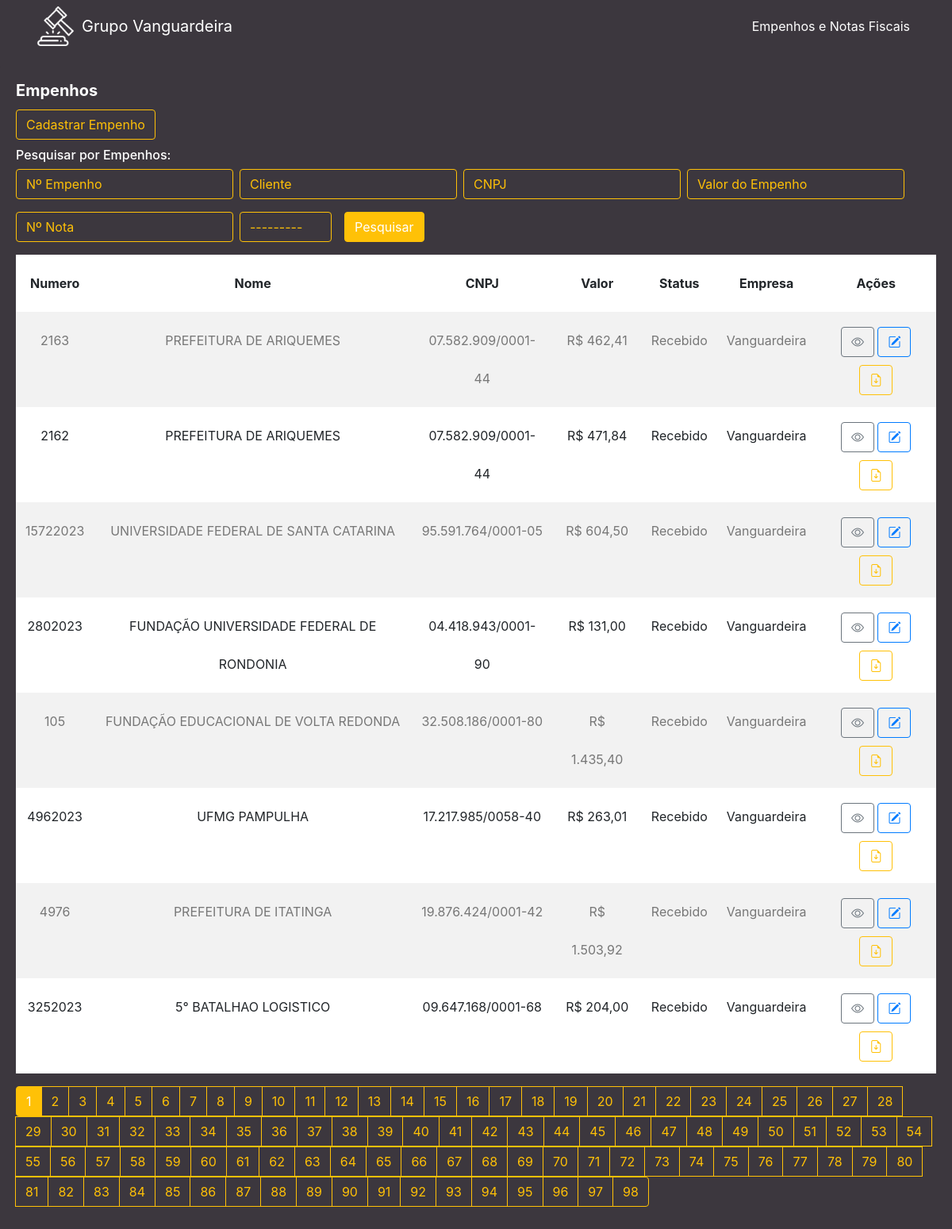
The app's page /, older data.
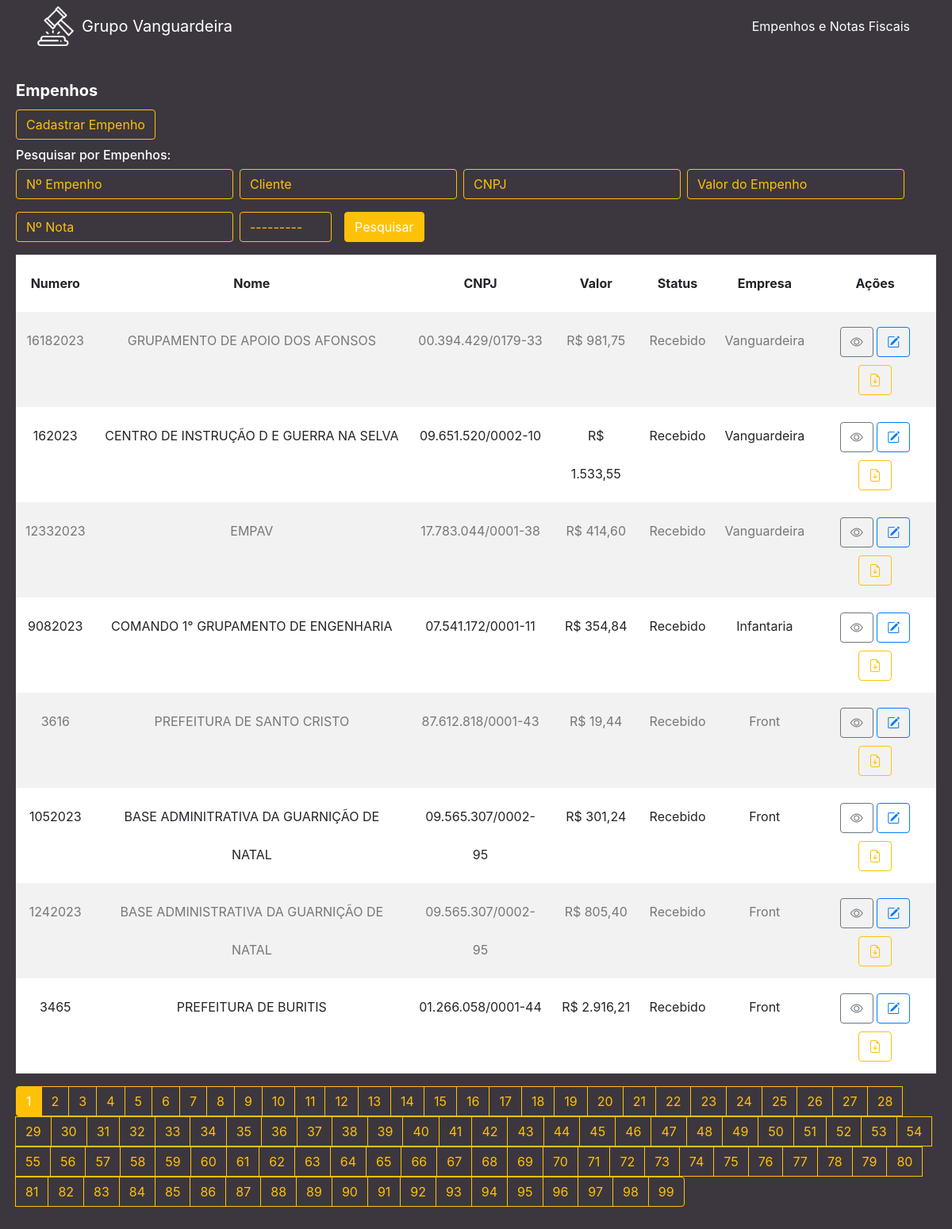
The same page, newer data.
### cliente/models.py (models this page shows, shortened)
class Cliente(models.Model):
    numero = models.CharField(max_length=255)
    nome = models.CharField(max_length=255)
    cnpj = models.CharField(max_length=255)
    data_criacao = models.DateTimeField(default=timezone.now)
    categoria = models.ForeignKey(Categoria, on_delete=models.DO_NOTHING)
    empresa = models.ForeignKey(Empresa, on_delete=models.DO_NOTHING)
    empenho = models.FileField(upload_to='empenhos/', max_length=500)
    nfe = models.FileField(upload_to='notas/', max_length=500, default='0', blank=True)
    n_nfe = models.CharField(max_length=255, blank=True)
    descricao = models.TextField(blank=True)
    valor = models.CharField(max_length=255)

class Categoria(models.Model):
    nome = models.CharField(max_length=255)
    def __str__(self):
        return self.nome

class Empresa(models.Model):
    nome = models.CharField(max_length=255)
    def __str__(self):
        return self.nome

### cliente/views.py (the view)
# urls.py: path('', views.cliente, name='cliente'),
def cliente(request):
    list_clientes = Cliente.objects.order_by('-data_criacao')
    myFilter = ClienteFilter(request.GET, queryset=list_clientes)
    list_clientes = myFilter.qs
    paginator = Paginator(list_clientes, 8)
    page = request.GET.get('page')
    list_clientes = paginator.get_page(page)
    return render(request, 'cliente/cliente.html', {'clientes': list_clientes, 'myFilter': myFilter})

### cliente/templates/cliente/cliente.html (shortened to what the changed rows need)
{% extends 'base.html' %}
{% load widget_tweaks %}
{% block conteudo %}
<div class="content mt-3">
    <div class="card">
        <div class="card-body">
            <table class="table table-striped ">
                <thead>
                    <tr>
                        <th scope="col" class="text-center">Numero</th>
                        <th scope="col" class="text-center">Nome</th>
                        <th scope="col" class="text-center">CNPJ</th>
                        <th scope="col" class="text-center">Valor</th>
                        <th scope="col" class="text-center">Status</th>
                        <th scope="col" class="text-center">Empresa</th>
                        <th scope="col" class="text-center">Ações</th>
                    </tr>
                </thead>
                <tbody>
                    {% for cliente in clientes %}
                    <tr>
                        <td class="text-center">{{ cliente.numero }}</td>
                        <td class="text-center">{{ cliente.nome }}</td>
                        <td class="text-center">{{ cliente.cnpj }}</td>
                        <td class="text-center">R$ {{ cliente.valor }}</td>
                        <td class="text-center">{{ cliente.categoria }}</td>
                        <td class="text-center">{{ cliente.empresa }}</td>
                        <td class="text-center">
                            <a href="/cliente/detalhe/{{ cliente.id }}" class="btn btn-outline-secondary"><i class="bi bi-eye"></i></a>
                            <a href="/cliente/edit/{{ cliente.id }}/" class="btn btn-outline-primary"><i class="bi bi-pencil-square"></i></a>
                            <a href="{{ cliente.empenho.url }}" download class="btn btn-outline-warning" target="_blank"><i class="bi bi-file-earmark-arrow-down"></i></a>
                        </td>
                    </tr>
                    {% endfor %}
                </tbody>
            </table>
            <nav aria-label="Page navigation example">
                <ul class="pagination">
                    {% for pagina in clientes.paginator.page_range %}
                    {% if clientes.number == pagina %}
                    <li class="page-item active">
                        <a class="page-link" href="{{ request.get_full_path }}?&page={{pagina}}">{{pagina}}</a>
                    </li>
                    {% else %}
                    <li class="page-item">
                        <a class="page-link" href="{{ request.get_full_path }}?&page={{pagina}}">{{pagina}}</a>
                    </li>
                    {% endif %}
                    {% endfor %}
                </ul>
            </nav>
        </div>
    </div>
</div>
{% endblock %}

Row changes from the older to the newer data that the page shows:
no longer on this page (row unchanged): Cliente: numero "2163", nome "PREFEITURA DE ARIQUEMES", cnpj "07.582.909/0001-44", valor "462,41", categoria "Recebido", empresa "Vanguardeira"
no longer on this page (row unchanged): Cliente: numero "2162", nome "PREFEITURA DE ARIQUEMES", cnpj "07.582.909/0001-44", valor "471,84", categoria "Recebido", empresa "Vanguardeira"
no longer on this page (row unchanged): Cliente: numero "15722023", nome "UNIVERSIDADE FEDERAL DE SANTA CATARINA", cnpj "95.591.764/0001-05", valor "604,50", categoria "Recebido", empresa "Vanguardeira"
no longer on this page (row unchanged): Cliente: numero "2802023", nome "FUNDAÇÃO UNIVERSIDADE FEDERAL DE RONDONIA", cnpj "04.418.943/0001-90", valor "131,00", categoria "Recebido", empresa "Vanguardeira"
no longer on this page (row unchanged): Cliente: numero "105", nome "FUNDAÇÃO EDUCACIONAL DE VOLTA REDONDA", cnpj "32.508.186/0001-80", valor "1.435,40", categoria "Recebido", empresa "Vanguardeira"
no longer on this page (row unchanged): Cliente: numero "4962023", nome "UFMG PAMPULHA", cnpj "17.217.985/0058-40", valor "263,01", categoria "Recebido", empresa "Vanguardeira"
no longer on this page (row unchanged): Cliente: numero "4976", nome "PREFEITURA DE ITATINGA", cnpj "19.876.424/0001-42", valor "1.503,92", categoria "Recebido", empresa "Vanguardeira"
no longer on this page (row unchanged): Cliente: numero "3252023", nome "5° BATALHAO LOGISTICO", cnpj "09.647.168/0001-68", valor "204,00", categoria "Recebido", empresa "Vanguardeira"
added Cliente: numero "16182023", nome "GRUPAMENTO DE APOIO DOS AFONSOS", cnpj "00.394.429/0179-33", valor "981,75", categoria "Recebido", empresa "Vanguardeira"
added Cliente: numero "162023", nome "CENTRO DE INSTRUÇÃO D E GUERRA NA SELVA", cnpj "09.651.520/0002-10", valor "1.533,55", categoria "Recebido", empresa "Vanguardeira"
added Cliente: numero "12332023", nome "EMPAV", cnpj "17.783.044/0001-38", valor "414,60", categoria "Recebido", empresa "Vanguardeira"
added Cliente: numero "9082023", nome "COMANDO 1° GRUPAMENTO DE ENGENHARIA", cnpj "07.541.172/0001-11", valor "354,84", categoria "Recebido", empresa "Infantaria"
added Cliente: numero "3616", nome "PREFEITURA DE SANTO CRISTO", cnpj "87.612.818/0001-43", valor "19,44", categoria "Recebido", empresa "Front"
added Cliente: numero "1052023", nome "BASE ADMINITRATIVA DA GUARNIÇÃO DE NATAL", cnpj "09.565.307/0002-95", valor "301,24", categoria "Recebido", empresa "Front"
added Cliente: numero "1242023", nome "BASE ADMINISTRATIVA DA GUARNIÇÃO DE NATAL", cnpj "09.565.307/0002-95", valor "805,40", categoria "Recebido", empresa "Front"
added Cliente: numero "3465", nome "PREFEITURA DE BURITIS", cnpj "01.266.058/0001-44", valor "2.916,21", categoria "Recebido", empresa "Front"
Text that changed along with them:
new list line: "99"
